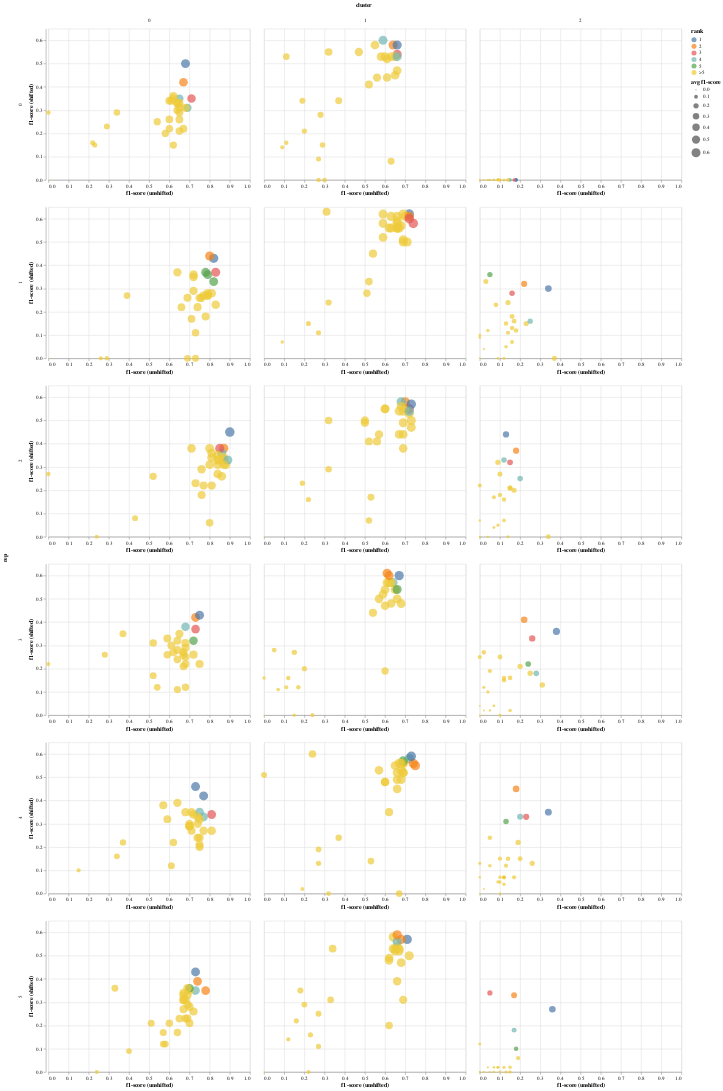

The notebook cell saved with this chart:
### Code cell
source = df_paired_perf.set_index('subtype').loc['Her2']
source = source.set_index(['rep','cluster'])
for index in source.index.unique():
    f = source.loc[index,'f1-score (shifted)']
    r = source.loc[index,'f1-score (unshifted)']
    source.loc[index,'rank'] = ss.rankdata(-(f+r)/2)
    source.loc[index,'avg f1-score'] = ((f+r)/2).values #2*(f*r)/(f+r)
source = source.reset_index()
top_k = 5
mask = source['rank'] > top_k
source.loc[:,'rank'] = source.loc[:,'rank'].astype(int).astype(str)
source.loc[mask,'rank'] = f'>{top_k}'
chart = alt.Chart(source).transform_calculate(
    Seed="datum.seed"# + '-' + datum.seed"
).mark_point(filled=True).encode(
    x=alt.X('f1-score (unshifted):Q',scale=alt.Scale(domain=[0, 1])),
    y=alt.Y('f1-score (shifted):Q'),
    size='avg f1-score:Q',
    column='cluster',
    row='rep',
    color='rank:N',
    tooltip=['Seed:Q','rank','avg f1-score','f1-score (unshifted)','f1-score (shifted)']
)
chart.resolve_scale(x='independent')

### Figure 1 — Vega-Lite specification as saved in the notebook (floating-point values rounded to 4 significant figures; data arrays with more than 128 entries replaced by an {"elided": "..."} marker saying what was removed)
{"config": {"view": {"continuousWidth": 400, "continuousHeight": 300}}, "data": {"name": "data-a8cec01083d0e21ea1cc33e81d70c915"}, "mark": {"type": "point", "filled": true}, "encoding": {"color": {"field": "rank", "type": "nominal"}, "column": {"field": "cluster", "type": "nominal"}, "row": {"field": "rep", "type": "quantitative"}, "size": {"field": "avg f1-score", "type": "quantitative"}, "tooltip": [{"field": "Seed", "type": "quantitative"}, {"field": "rank", "type": "nominal"}, {"field": "avg f1-score", "type": "quantitative"}, {"field": "f1-score (unshifted)", "type": "quantitative"}, {"field": "f1-score (shifted)", "type": "quantitative"}], "x": {"field": "f1-score (unshifted)", "scale": {"domain": [0, 1]}, "type": "quantitative"}, "y": {"field": "f1-score (shifted)", "type": "quantitative"}}, "resolve": {"scale": {"x": "independent"}}, "transform": [{"calculate": "datum.seed", "as": "Seed"}], "$schema": "https://vega.github.io/schema/vega-lite/v4.17.0.json", "datasets": {"data-a8cec01083d0e21ea1cc33e81d70c915": {"elided": "540 records"}}}
